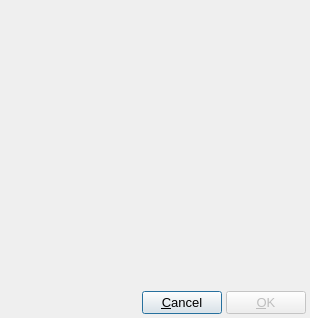
<?xml version="1.0" encoding="UTF-8"?>
<ui version="4.0">
 <class>EditSpeciesDialog</class>
 <widget class="QDialog" name="EditSpeciesDialog">
  <property name="windowModality">
   <enum>Qt::ApplicationModal</enum>
  </property>
  <property name="geometry">
   <rect>
    <x>0</x>
    <y>0</y>
    <width>310</width>
    <height>318</height>
   </rect>
  </property>
  <property name="font">
   <font>
    <pointsize>10</pointsize>
   </font>
  </property>
  <property name="windowTitle">
   <string>Edit Species</string>
  </property>
  <layout class="QVBoxLayout" name="verticalLayout">
   <property name="spacing">
    <number>4</number>
   </property>
   <property name="leftMargin">
    <number>4</number>
   </property>
   <property name="topMargin">
    <number>4</number>
   </property>
   <property name="rightMargin">
    <number>4</number>
   </property>
   <property name="bottomMargin">
    <number>4</number>
   </property>
   <item>
    <widget class="SpeciesEditor" name="EditSpeciesWidget" native="true">
     <property name="sizePolicy">
      <sizepolicy hsizetype="Preferred" vsizetype="Expanding">
       <horstretch>0</horstretch>
       <verstretch>0</verstretch>
      </sizepolicy>
     </property>
    </widget>
   </item>
   <item>
    <layout class="QHBoxLayout" name="horizontalLayout_2">
     <property name="spacing">
      <number>4</number>
     </property>
     <item>
      <spacer name="horizontalSpacer_2">
       <property name="orientation">
        <enum>Qt::Horizontal</enum>
       </property>
       <property name="sizeHint" stdset="0">
        <size>
         <width>40</width>
         <height>20</height>
        </size>
       </property>
      </spacer>
     </item>
     <item>
      <widget class="QPushButton" name="CancelButton">
       <property name="text">
        <string>&amp;Cancel</string>
       </property>
      </widget>
     </item>
     <item>
      <widget class="QPushButton" name="OKButton">
       <property name="enabled">
        <bool>false</bool>
       </property>
       <property name="text">
        <string>&amp;OK</string>
       </property>
      </widget>
     </item>
    </layout>
   </item>
  </layout>
 </widget>
 <customwidgets>
  <customwidget>
   <class>SpeciesEditor</class>
   <extends>QWidget</extends>
   <header>gui/speciesEditor.h</header>
   <container>1</container>
  </customwidget>
 </customwidgets>
 <resources/>
 <connections/>
</ui>
